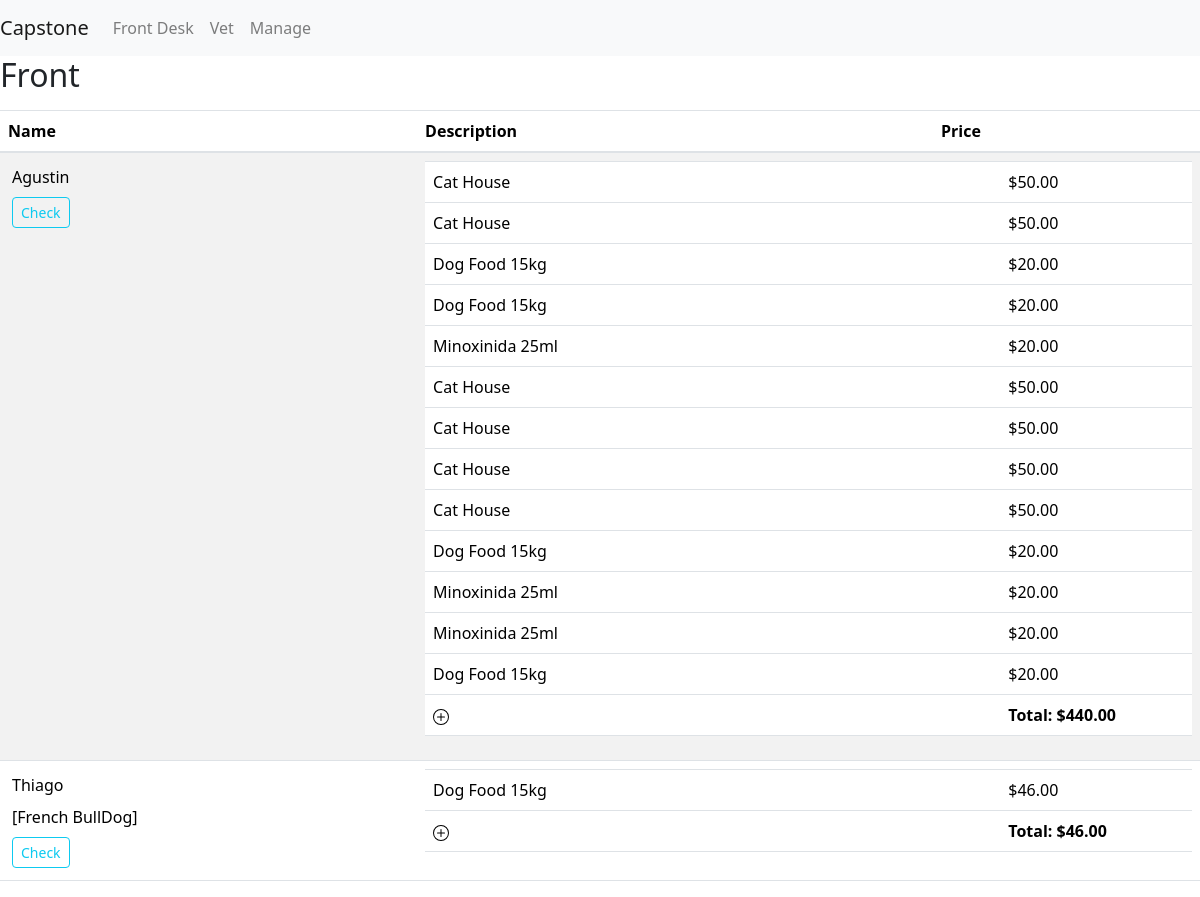
The app's page /front_desk, older data.
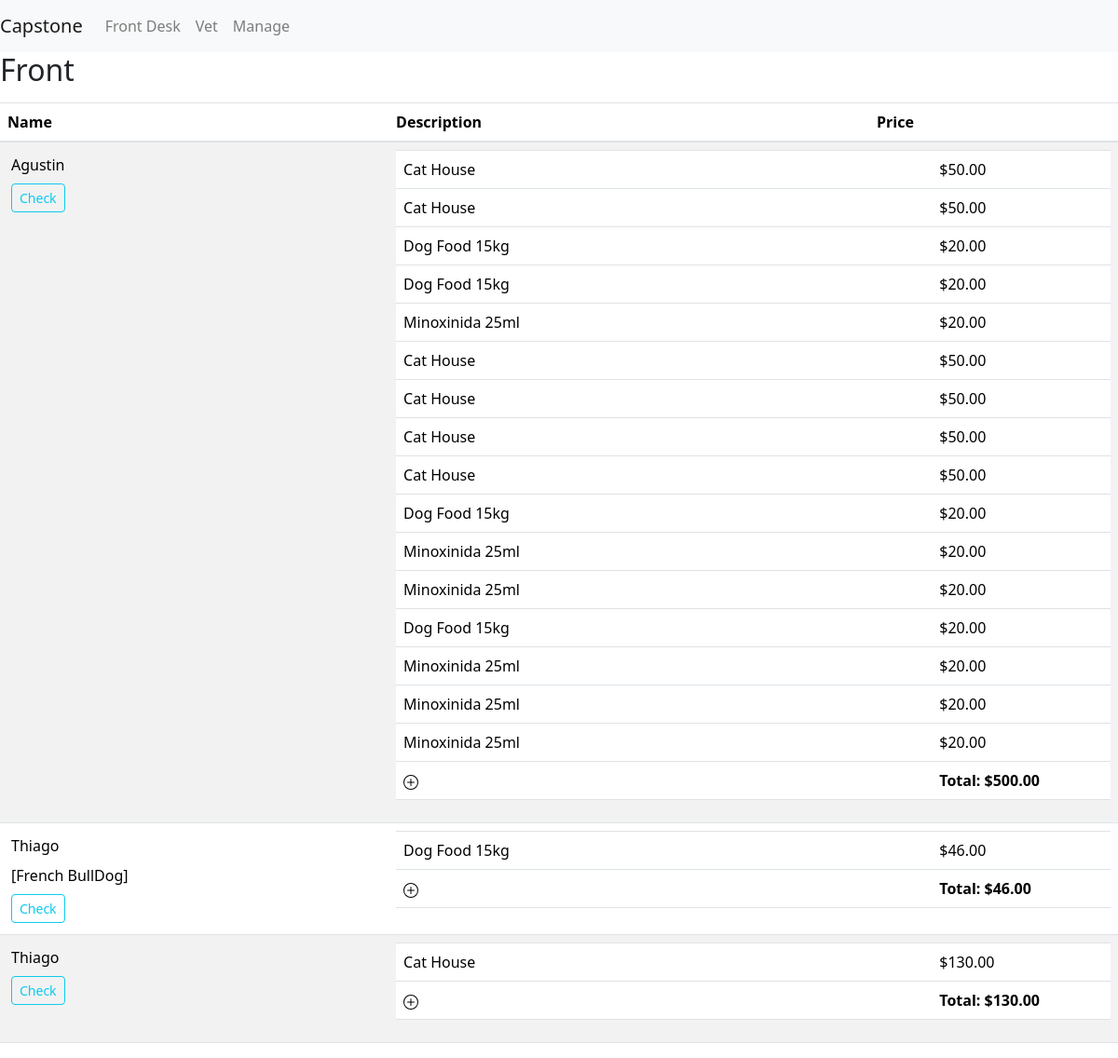
The same page, newer data.
### item_track/models.py (models this page shows, shortened)
class TransactionRecord(models.Model):
    id = models.AutoField(primary_key=True)
    name = models.CharField(max_length=64)
    description = models.CharField(max_length=256, blank=True, null=True)
    client = models.ForeignKey("Client", on_delete=models.CASCADE, related_name="transactions", blank=True, null=True)
    treatments = models.ManyToManyField("Treatment", related_name="transactions", blank=True, null=True)
    date = models.DateTimeField(auto_now_add=True)
    total = models.DecimalField(max_digits=10, decimal_places=2, blank=True, null=True)
    payment_method = models.CharField(max_length=64, blank=True, null=True)
    payment_status = models.CharField(max_length=64, blank=True, null=True)
    payment_date = models.DateTimeField(blank=True, null=True)
    payment_amount = models.DecimalField(max_digits=10, decimal_places=2, blank=True, null=True)
    payment_reference = models.CharField(max_length=64, blank=True, null=True)
    payment_comments = models.CharField(max_length=256, blank=True, null=True)
    active = models.BooleanField(default=True)

class Movemets(models.Model):
    id = models.AutoField(primary_key=True)
    item = models.ForeignKey("Item", on_delete=models.CASCADE, related_name="movements", blank=True, null=True)
    observation = models.CharField(max_length=256, blank=True, null=True)
    client = models.ForeignKey("Client", on_delete=models.CASCADE, related_name="movements", blank=True, null=True)
    treatment = models.ForeignKey("Treatment", on_delete=models.CASCADE, related_name="movements", blank=True, null=True)
    date = models.DateTimeField(auto_now_add=True)
    type = models.CharField(max_length=64, blank=True, null=True)
    quantity = models.IntegerField()
    price = models.DecimalField(max_digits=10, decimal_places=2, blank=True, null=True)
    total = models.DecimalField(max_digits=10, decimal_places=2, blank=True, null=True)
    TransactionRecord = models.ForeignKey("TransactionRecord", on_delete=models.CASCADE, related_name="movements", blank=True, null=True)

class Item(models.Model):
    id = models.AutoField(primary_key=True)
    name = models.CharField(max_length=64)
    description = models.CharField(max_length=256, blank=True, null=True)
    barcode = models.CharField(max_length=64, blank=True, null=True)
    image = models.ImageField(upload_to="item_track/images", blank=True, null=True)
    category = models.ManyToManyField("Category", blank=True, related_name="items")
    price = models.DecimalField(max_digits=10, decimal_places=2, blank=True, null=True)
    stock = models.IntegerField(blank=True, null=True)
    date_added = models.DateTimeField(auto_now_add=True)
    date_modified = models.DateTimeField(auto_now=True)
    expiration_date = models.DateTimeField(blank=True, null=True)
    active = models.BooleanField(default=True)
    def __str__(self):
        return f"{self.name}"

### item_track/views.py (the view, shortened to what this page needs)
# urls.py: path("front_desk", views.front_desk, name="front_desk"),
def front_desk(request):
    items = Item.objects.all()
    treatments = Treatment.objects.all()
    if request.method == "PUT":
        data = json.loads(request.body)
        transaction_id = data['consult_id']
        transaction = TransactionRecord.objects.get(id=transaction_id)
        transaction.active = False
        transaction.save()
    consults = TransactionRecord.objects.filter(active=True).order_by
    past_consults = TransactionRecord.objects.filter(active=False).order_by('-date')
    return render(request, "item_track/front_desk.html",{
        'consults': consults,
        'past_consults': past_consults,
        'items': items,
        'treatments': treatments
    })

### item_track/templates/item_track/front_desk.html (shortened to what this page needs)
{% extends "item_track/layout.html" %}
{% load static %}
{% block body %}
    {% block main %}
        <h2 class="mb-3">Front</h2>
        <table class="table table-striped custome-table">
            <thead>
                <tr>
                <th scope="col">Name</th>
                <th scope="col">Description</th>
                <th scope="col">Price</th>
                </tr>
            </thead>
            <tbody>
                {% for consult in consults %}
                <div>
                    <tr id="row-{{ consult.id }}">
                        <td>
                            <div class="d-flex flex-column justify-content-between">
                            <span class="m-1">{{ consult.name }}</span>
                            {% if consult.description %}
                            <span class="m-1">[{{ consult.description }}]</span>
                            {% endif %}
                            <div>
                                <button onclick="check_consult('{{ csrf_token }}','{{ consult.id }}')" type="submit" class="btn btn-outline-info btn-sm m-1">Check</button>
                            </div>
                        </td>
                        <td colspan="2" class="custom-table">
                            <table class="table">
                                <tbody>
                                    {% for element in consult.movements.all %}
                                        <tr>
                                            <td class="w-75">
                                                {% if element.quantity > 1 and element.observation %}
                                                    (x{{ element.quantity }}) {{ element.quantity }} [{{ element.observation }}]
                                                {% elif element.observation %}
                                                    {{ element.item }} [{{ element.observation }}]
                                                {%else%}
                                                    {{ element.item }}
                                                {% endif %}
                                            </td class="w-25">
                                            <td>${{ element.total }}</td>
                                        </tr>
                                    {% endfor %}
                                    <tr>
                                        <td>
                                            <svg  xmlns="http://www.w3.org/2000/svg" width="16" height="16" fill="currentColor" class="bi bi-plus-circle" viewBox="0 0 16 16"
                                            style="cursor: pointer"
                                            onclick="addRow(this, '{{ consult.id }}', '{{ csrf_token }}')">
                                            <path d="M8 15A7 7 0 1 1 8 1a7 7 0 0 1 0 14zm0 1A8 8 0 1 0 8 0a8 8 0 0 0 0 16z"/>
                                            <path d="M8 4a.5.5 0 0 1 .5.5v3h3a.5.5 0 0 1 0 1h-3v3a.5.5 0 0 1-1 0v-3h-3a.5.5 0 0 1 0-1h3v-3A.5.5 0 0 1 8 4z"/>
                                            </svg>
                                        </td>
                                        <td><b>Total: <span id="total-{{ consult.id }}">${{ consult.total }}</span></b></td>
                                    </tr>
                                </tbody>
                            </table>
                        </td>
                    </tr>
                </div>
                {% endfor %}
            </tbody>
        </table>
    {% endblock %}
{% endblock %}

### item_track/templates/item_track/layout.html (shortened to what this page needs)
{% load static %}
<!DOCTYPE html>
<html lang="en">
    <head>
        <link rel="stylesheet" href="https://stackpath.bootstrapcdn.com/bootstrap/4.4.1/css/bootstrap.min.css">
        <link href="{% static 'item_track/styles.css' %}" rel="stylesheet">
        <link rel="stylesheet" href="https://cdnjs.cloudflare.com/ajax/libs/rangeslider.js/2.3.3/rangeslider.css">
        <link href="https://maxcdn.bootstrapcdn.com/bootstrap/4.5.2/css/bootstrap.min.css" rel="stylesheet">
        <link href="https://cdn.jsdelivr.net/npm/bootstrap@5.3.1/dist/css/bootstrap.min.css" rel="stylesheet">
    </head>
    <body>
        <nav class="navbar navbar-expand-lg navbar-light bg-light">
            <a class="navbar-brand" href="{% url 'index' %}">Capstone</a>
            <div>
              <ul class="navbar-nav mr-auto">
                <li class="nav-item">
                  <a class="nav-link" href="{% url 'front_desk' %}">Front Desk</a>
                </li>
                <li class="nav-item">
                    <a class="nav-link" href="{% url 'vet' %}">Vet</a>
                </li>
                <li class="nav-item">
                  <a class="nav-link" href="{% url 'manage' %}">Manage</a>
                </li>
              </ul>
            </div>
          </nav>
        <div class="body">
            {% block body %}
            {% endblock %}
        </div>
    </body>
</html>

Row changes from the older to the newer data that the page shows:
changed TransactionRecord "Agustin": total "440.00" → "500.00"
added Movemets: item "Minoxinida 25ml", total "20.00", shown under TransactionRecord "Agustin"
added Movemets: item "Minoxinida 25ml", total "20.00", shown under TransactionRecord "Agustin"
added Movemets: item "Minoxinida 25ml", total "20.00", shown under TransactionRecord "Agustin"
added TransactionRecord: name "Thiago", total "130.00"
added Movemets: item "Cat House", total "130.00", shown under "Thiago"
